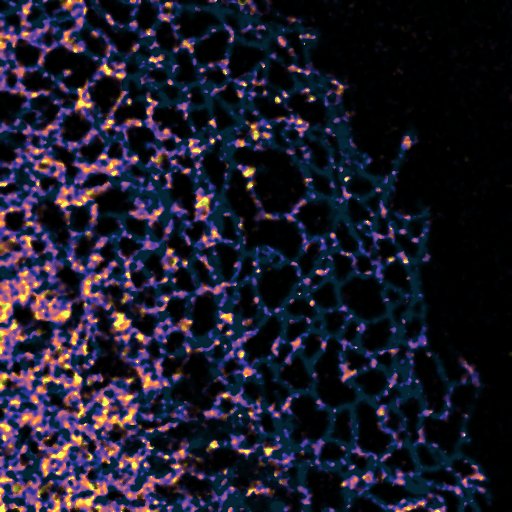
#> input picture badimage.tif, 512 x 512 px
$ jupyter execute --allow-errors preprocess.ipynb   (Python 2 division)
#> lines starting #> are read from the running program, lines starting #| are printed output that depends on the picture; after the words box and inside, x2 and y2 are one past the last pixel; in counts of white or black regions, pixels touching at a corner belong together
[cell 1]
import cv2

[cell 2]
import numpy as np
import cv2
from matplotlib import pyplot as plt
import numpy as np
import matplotlib.pyplot as plt
from PIL import Image

[cell 3]
image = cv2.imread("t2_2.tif")

#> (a cell that did not finish here is left out)

#> (a cell that did not finish here is left out)

#> (a cell that did not finish here is left out)

#> (a cell that did not finish here is left out)

[cell 8]
arr = np.asarray(image)
#> (the rest of this cell did not finish here and is left out)

#> (a cell that did not finish here is left out)

#> (a cell that did not finish here is left out)

#> (a cell that did not finish here is left out)

[cell 12]
image1 = cv2.imread("badimage.tif")
#> image1 is the input picture: shape (512, 512, 3); mean B, G, R 43.2, 28, 29.9

[cell 13]
plt.imshow(image1)

[cell 14]
image2 = image1/255

[cell 15]
plt.imshow(image2)

[cell 16]
f = np.fft.fft2(image1)
fshift = np.fft.fftshift(f)
magnitude_spectrum = 20*np.log(np.abs(fshift))

plt.subplot(121),plt.imshow(image1, cmap = 'gray')
plt.title('Input Image'), plt.xticks([]), plt.yticks([])
plt.subplot(122),plt.imshow(magnitude_spectrum, cmap = 'gray')
plt.title('Magnitude Spectrum'), plt.xticks([]), plt.yticks([])
plt.show()
#> figure, not shown here; B, G, R data is drawn as R, G, B

[cell 17]
f = np.fft.fft2(image2)
fshift = np.fft.fftshift(f)
magnitude_spectrum = 20*np.log(np.abs(fshift))
#> magnitude_spectrum: shape (512, 512, 3) float64; 21.19% of the values are NaN or infinite; the others: min -720.9, max 65.16, mean 7.15

plt.subplot(121),plt.imshow(image1, cmap = 'gray')
plt.title('Input Image'), plt.xticks([]), plt.yticks([])
plt.subplot(122),plt.imshow(magnitude_spectrum, cmap = 'gray')
plt.title('Magnitude Spectrum'), plt.xticks([]), plt.yticks([])
plt.show()
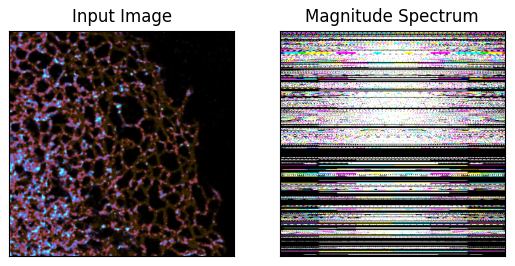
#> figure drawn by matplotlib, 2 panels; B, G, R data is drawn as R, G, B

[cell 18]
rows, cols = image2.shape[0], image2.shape[1]
#> rows = 512; cols = 512
crow,ccol = rows/2 , cols/2
#> crow = 256; ccol = 256
fshift[crow-30:crow+30, ccol-30:ccol+30] = 0
f_ishift = np.fft.ifftshift(fshift)
img_back = np.fft.ifft2(f_ishift)
img_back = np.abs(img_back)

#> (the rest of this cell did not finish here and is left out)

[cell 19]
img = cv2.imread('badimage.tif',0)
#> img: shape (512, 512); min 0, max 231, mean 30.3

[cell 20]
f = np.fft.fft2(img)
fshift = np.fft.fftshift(f)
magnitude_spectrum = 20*np.log(np.abs(fshift))
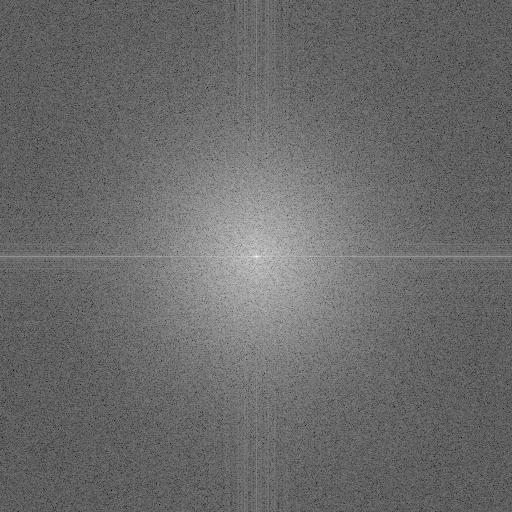
#> magnitude_spectrum: shape (512, 512) float64; min 41.56, max 317.7, mean 157.5; drawn with min black and max white

plt.subplot(121),plt.imshow(img, cmap = 'gray')
plt.title('Input Image'), plt.xticks([]), plt.yticks([])
plt.subplot(122),plt.imshow(magnitude_spectrum, cmap = 'gray')
plt.title('Magnitude Spectrum'), plt.xticks([]), plt.yticks([])
plt.show()

[cell 21]
rows, cols = img.shape
crow,ccol = rows/2 , cols/2
fshift[crow-30:crow+30, ccol-30:ccol+30] = 0
f_ishift = np.fft.ifftshift(fshift)
img_back = np.fft.ifft2(f_ishift)
img_back = np.abs(img_back)
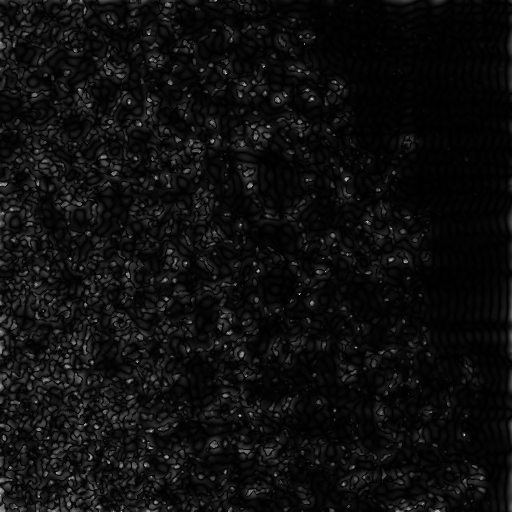
#> img_back: shape (512, 512) float64; min 0.00949, max 199.3, mean 14.7

plt.subplot(131),plt.imshow(img, cmap = 'gray')
plt.title('Input Image'), plt.xticks([]), plt.yticks([])
plt.subplot(132),plt.imshow(img_back, cmap = 'gray')
plt.title('Image after HPF'), plt.xticks([]), plt.yticks([])
plt.subplot(133),plt.imshow(img_back)
plt.title('Result in JET'), plt.xticks([]), plt.yticks([])

plt.show()

[cell 22]
img

[cell 23]
img.shape
#> Out = (512, 512)

[cell 24]
img[0]
#> Out = 512 values, max 231 at index 68, min 0 at index 104, mean 22.88

[cell 25]
img[0][0]
#> Out = 6

[cell 26]
img[0].shape
#> Out = (512,)

#> (a cell that did not finish here is left out)

[cell 28]
for i in np.arange(0,512,1):
    for j in np.arange(0,512,1):
        if img[i][j] < 30:
            img[i][j] = 0
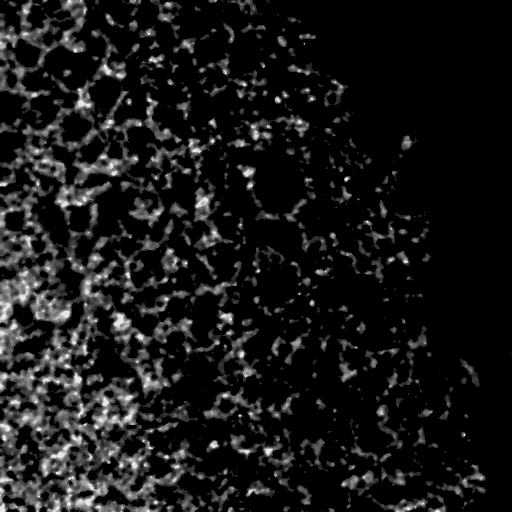
#> img: shape (512, 512); min 0, max 231, mean 23.6

[cell 29]
img

[cell 30]
img[0]
#> Out = 512 values, max 231 at index 68, min 0 at index 0, mean 17.52

[cell 31]
plt.imshow(img, cmap = 'gray')

[cell 32]
img = cv2.imread('badimage.tif',0)

[cell 33]
image1 = cv2.imread("badimage.tif",0)

[cell 34]
for i in np.arange(0,512,1):
    for j in np.arange(0,512,1):
        if img[i][j] > 180:
            img[i][j] = 127
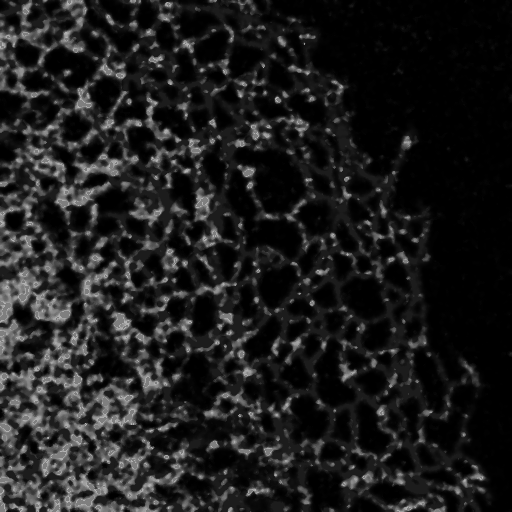
#> img: shape (512, 512); min 0, max 180, mean 29.3


for i in np.arange(0,512,1):
    for j in np.arange(0,512,1):
        if img[i][j] < 60:
            img[i][j] = 255
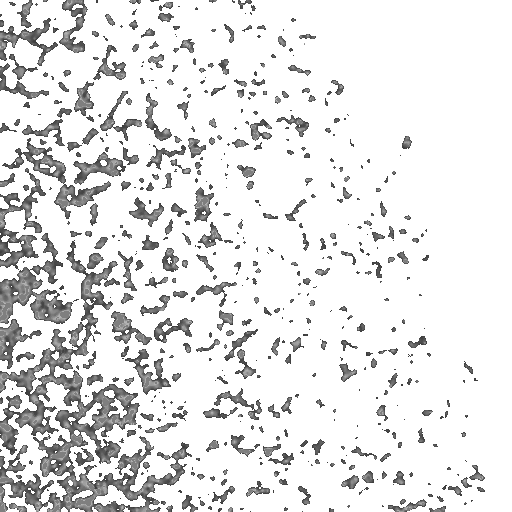
#> img: shape (512, 512); min 60, max 255, mean 228.2

plt.imshow(img, cmap = 'gray')

[cell 35]
plt.imshow(img, cmap = 'gray')

[cell 36]
from skimage.morphology import skeletonize
from skimage import data
import matplotlib.pyplot as plt
from skimage.util import invert

skeleton = skeletonize(img)
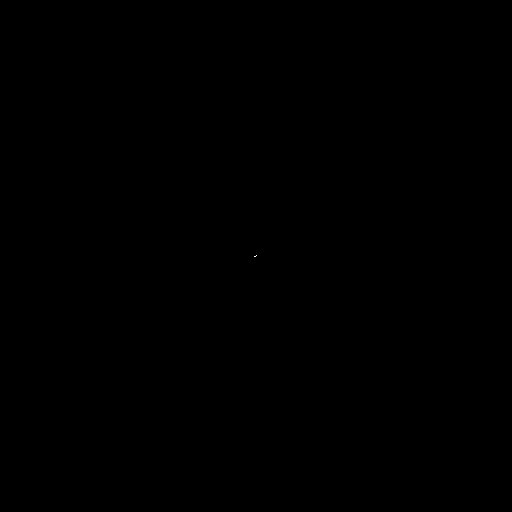
#> skeleton: shape (512, 512) bool; 0% white in thin lines or dots, all inside (x1, y1, x2, y2) = (254, 255, 257, 257)

[cell 37]
# global thresholding
ret1,th1 = cv2.threshold(img,127,255,cv2.THRESH_BINARY)
#> th1: shape (512, 512); 85.5% white; 569 black regions (349 under 20 px), largest, box (x1, y1, x2, y2) and area: (0, 240, 192, 512) 10653, (0, 233, 73, 324) 1796, (0, 168, 46, 270) 1366
# Otsu's thresholding
ret2,th2 = cv2.threshold(img,0,255,cv2.THRESH_BINARY+cv2.THRESH_OTSU)
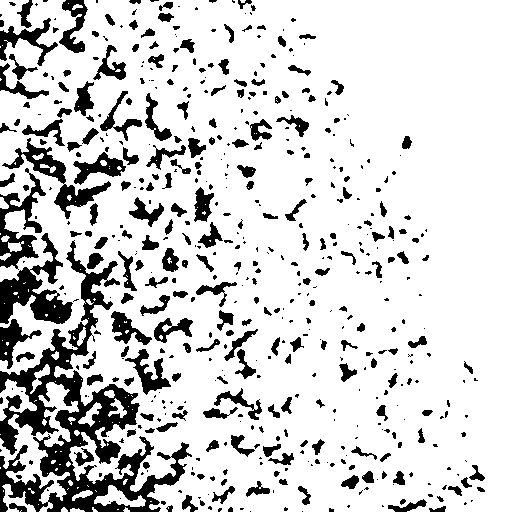
#> th2: shape (512, 512); 82.5% white; 536 black regions (303 under 20 px), largest, box (x1, y1, x2, y2) and area: (0, 240, 192, 512) 13591, (0, 233, 73, 324) 2617, (2, 138, 111, 219) 1672
#> ret2 = 178
# Otsu's thresholding after Gaussian filtering
blur = cv2.GaussianBlur(img,(5,5),0)
ret3,th3 = cv2.threshold(blur,0,255,cv2.THRESH_BINARY+cv2.THRESH_OTSU)
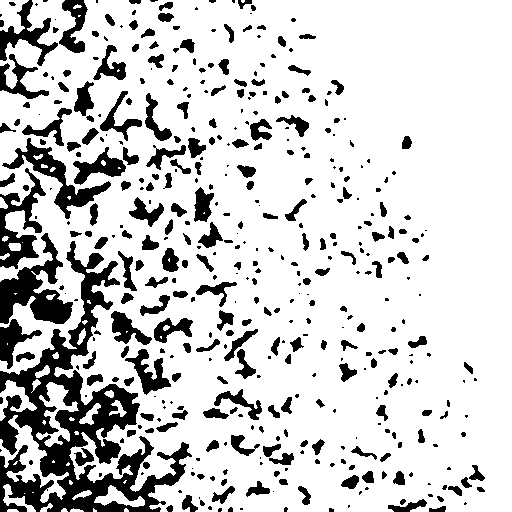
#> th3: shape (512, 512); 80.8% white; 441 black regions (200 under 20 px), largest, box (x1, y1, x2, y2) and area: (0, 241, 192, 512) 15247, (0, 233, 73, 324) 2807, (2, 138, 111, 219) 1845
#> ret3 = 192
# plot all the images and their histograms
images = [img, 0, th1,
          img, 0, th2,
          blur, 0, th3]
titles = ['Original Noisy Image','Histogram','Global Thresholding (v=127)',
          'Original Noisy Image','Histogram',"Otsu's Thresholding",
          'Gaussian filtered Image','Histogram',"Otsu's Thresholding"]
for i in np.arange(3):
    plt.subplot(3,3,i*3+1),plt.imshow(images[i*3],'gray')
    plt.title(titles[i*3]), plt.xticks([]), plt.yticks([])
    plt.subplot(3,3,i*3+2),plt.hist(images[i*3].ravel(),256)
    plt.title(titles[i*3+1]), plt.xticks([]), plt.yticks([])
    plt.subplot(3,3,i*3+3),plt.imshow(images[i*3+2],'gray')
    plt.title(titles[i*3+2]), plt.xticks([]), plt.yticks([])
plt.show()
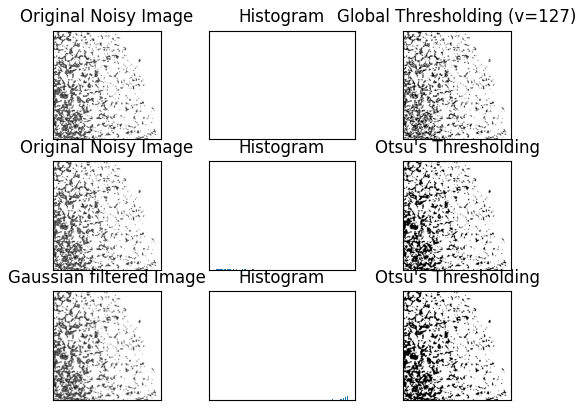
#> figure drawn by matplotlib, 9 panels

[cell 38]
blur

[cell 39]
plt.imshow(blur)

[cell 40]
plt.imshow(blur, cmap = 'gray')

#> (a cell that did not finish here is left out)

[cell 42]
cv2.imwrite('red.jpg', blur)
#> Out = True

[cell 43]
th3

[cell 44]
plt.imshow(th3)

[cell 45]
cv2.imwrite('red1.jpg', blur)
#> Out = True
